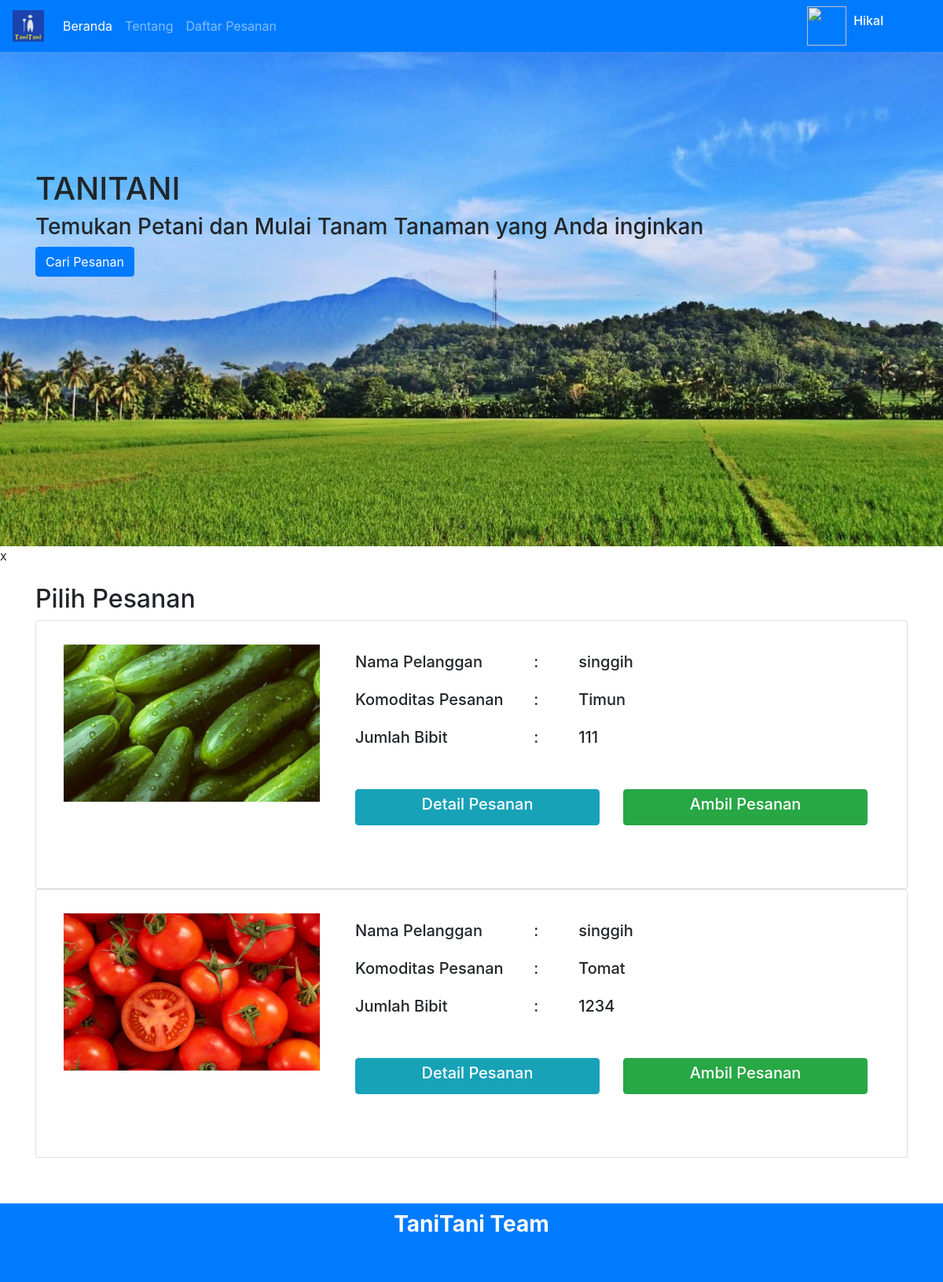
Screenshot of /pilih-pesanan.php (signed in) with the database file from the repository.
### tables this page shows
CREATE TABLE `petani` (
  `id_petani` int(10) NOT NULL,
  `NIK` varchar(25) NOT NULL,
  `nama_petani` varchar(50) NOT NULL,
  `password` varchar(20) NOT NULL,
  `email` varchar(50) NOT NULL,
  `no_hp` varchar(20) NOT NULL,
  `alamat` varchar(100) NOT NULL,
  `foto_profil` varchar(100) NOT NULL
);

CREATE TABLE `pesanan` (
  `id_pesanan` int(10) NOT NULL,
  `id_pelanggan` int(10) NOT NULL,
  `id_petani` int(10) NOT NULL,
  `id_tanaman` int(11) NOT NULL,
  `banyak_bibit` varchar(11) NOT NULL,
  `total_harga` varchar(11) NOT NULL,
  `status` varchar(10) NOT NULL
);

CREATE TABLE `tanaman` (
  `id_tanaman` int(10) NOT NULL,
  `nama_tanaman` varchar(50) NOT NULL,
  `lama_tumbuh` int(50) NOT NULL,
  `harga_pasar` int(10) NOT NULL,
  `id_tempattanam` int(10) NOT NULL,
  `foto_tanaman` varchar(100) NOT NULL
);

CREATE TABLE `pelanggan` (
  `id_pelanggan` int(10) NOT NULL,
  `NIK` varchar(25) NOT NULL,
  `nama_pelanggan` varchar(50) NOT NULL,
  `password` varchar(20) NOT NULL,
  `email` varchar(50) NOT NULL,
  `alamat` varchar(100) NOT NULL,
  `no_hp` varchar(20) NOT NULL,
  `foto_profil` varchar(100) NOT NULL
);

### pilih-pesanan.php (the view, shortened to what this page needs)
<?php
include 'koneksi.php';
$id=$_SESSION['petani'];
$perintah= $koneksi->query("SELECT * FROM petani WHERE id_petani='$id'");
$baris= $perintah->fetch_assoc();
?>
<!DOCTYPE html>
<html lang="en">
<head>
    <link rel="stylesheet" href="bootstrap/css/bootstrap.css">
    <link rel="stylesheet" href="bootstrap/css/bootstrap-grid.css">
    <link rel="stylesheet" href="bootstrap/css/bootstrap-reboot.css">
    <link rel="stylesheet" href="bootstrap/style.css">
</head>
<body>
    <div class="navbar navbar-dark bg-primary navbar-expand expand-lg">
        <a href="#" class="navbar-brand">
            <img src="asset/logo.PNG" alt="" height="40px" width="40px">
        </a>
        <div class="collapse navbar-collapse" id="navbarNavDropdown">
            <ul class="navbar-nav">
              <li class="nav-item active">
                <a class="nav-link" href="index.php" style="margin: 0;">Beranda <span class="sr-only">(current)</span></a>
              </li>
              <li class="nav-item">
                <a class="nav-link" href="index.php#tanitani">Tentang</a>
              </li>
              <li class="nav-item">
                <a class="nav-link" href="daftar-pesanan.php">Daftar Pesanan</a>
              </li>
            </ul>
            <ul class="navbar-nav" style="margin-left: 60%">
                <li class="nav-item">
                <img src="foto_profil/<?php echo $baris['foto_profil'] ?>" class="foto-profile" alt="">
                </li>
                <li class="nav-item dropdown">
                    <a class="nav-link dropdown-toggle btn btn-primary" href="#" id="navbarDropdownMenuLink"
                      data-toggle="dropdown" aria-haspopup="true" aria-expanded="false" style="color: white;">
                    <h6><?php echo $baris['nama_petani'] ?></h6>
                    </a>
                </li>
            </ul>
          </div>
    </div>
    <?php
    $perintah= $koneksi->query("SELECT * FROM pesanan JOIN tanaman ON pesanan.id_tanaman=tanaman.id_tanaman");
    $perintah1= $koneksi->query("SELECT * FROM daftar_tempattanam WHERE id_petani='$id'");
    $count=$perintah1->num_rows;
        while ($baris1= $perintah1->fetch_assoc()) {
        $coba[] = $baris1['id_tempattanam'];
        }
    ?>
    <div id="carouselExampleSlidesOnly" class="carousel slide" data-ride="carousel">
       <div class="carousel-inner foto-atas">
        <div class="carousel-item active">
          <div class="container">
            <div class="sampul">
              <h1>TANITANI</h1>
              <h3>Temukan Petani dan Mulai Tanam Tanaman yang Anda inginkan</h3>
              <a href="#pilih-pesanan" class="btn btn-primary">Cari Pesanan</a>
            </div>
          </div>
        </div>
      </div>x
    </div>
    <br>
    <div class="container">
        <h2>Pilih Pesanan</h2>
        <?php
        while ($baris= $perintah->fetch_assoc()) {
            for ($i=0; $i<$count; $i++) {
                if ($coba[$i]==$baris['id_tempattanam'] AND $baris['status']=='Belum') {
                $perintah1= $koneksi->query("SELECT * FROM pelanggan WHERE id_pelanggan='$baris[id_pelanggan]'");
                $baris1= $perintah1->fetch_assoc();
        ?>
        <div class="card">
            <div class="card-body">
                <div class="row">
                    <div class="col-md-4">
                        <img src="asset/<?php echo $baris['foto_tanaman']; ?>" class="gambar-tanaman" alt="">
                    </div>
                    <div class="col-md-8">
                        <div class="row">
                            <div class="col-md-4"><h5>Nama Pelanggan</h5>
                            </div>
                            <div class="col-md-1"><h5>:</h5></div>
                            <div class="col-md-7"><h5><?php echo $baris1['nama_pelanggan']; ?></h5></div><br> <br>
                            <div class="col-md-4"><h5>Komoditas Pesanan</h5>
                            </div>
                            <div class="col-md-1"><h5>:</h5></div>
                            <div class="col-md-7"><h5><?php echo $baris['nama_tanaman']; ?></h5></div><br><br>
                            <div class="col-md-4"><h5>Jumlah Bibit</h5>
                            </div>
                            <div class="col-md-1"><h5>:</h5></div>
                            <div class="col-md-7"><h5><?php echo $baris['banyak_bibit']; ?></h5></div><br><br>
                        </div>
                        <div class="row">
                            <div class="col-md-6">
                                <a href="detail-pesanan.php?pesan=<?php echo $baris['id_pesanan']; ?>" class="btn btn-info btn-block"><h5>Detail Pesanan</h5></a>
                            </div>
                            <div class="col-md-6">
                                <a href="ambil.php?pesan=<?php echo $baris['id_pesanan']; ?>" class="btn btn-success btn-block"><h5>Ambil Pesanan</h5></a>
                            </div>
                        </div>
                    </div>
                </div>
            </div>
        </div>
        <?php
                }
            }
        }
        ?>
    </div><br><br>
    <footer>
      <div class="footer">
        <div class="container">
          <div class="row">
            <div class="col-md-4 offset-md-4" style="margin-top:10px">
              <h3 class="text-center">
              <b>TaniTani Team
              </h3>
            </div>
          </div>
        </div>
      </div>
    </footer>
</body>
</html>

### rows the page displays
petani: nama_petani "Hikal"
pesanan: id_tanaman.foto_tanaman (picture), id_pelanggan.nama_pelanggan "singgih", id_tanaman.nama_tanaman "Timun", banyak_bibit "111"
pesanan: id_tanaman.foto_tanaman (picture), id_pelanggan.nama_pelanggan "singgih", id_tanaman.nama_tanaman "Tomat", banyak_bibit "1234"
